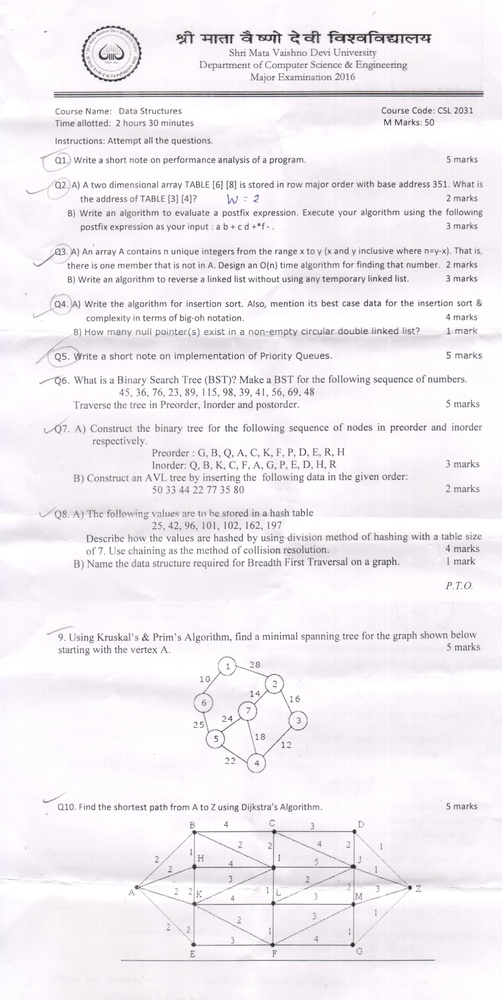
#> input picture Feature Extraction/Boundary Extraction/DS_M.jpg, 502 x 1000 px, shrunk from 2262 x 4508 before the run
$ python run.py
#> lines starting #> are read from the running program, lines starting #| are printed output that depends on the picture; after the words box and inside, x2 and y2 are one past the last pixel; in counts of white or black regions, pixels touching at a corner belong together
#> the answer given: DS_M.jpg
#> `_,image=cv2.threshold(image,0,255,type=cv2.THRESH_BINARY)`: image: shape (1000, 502); every value is 255
### Feature Extraction/Boundary Extraction/MooreBoundaryFollowing.py
from typing import Tuple
import numpy as np
import math
'''

Note: This algorithm only works for binary image. So be sure to convert the image into a binary format before applying the algorithm
Author: Aahan Singh
Department: CSE
Institution: Manipal University Jaipur
License: M.I.T
Extra: Why would I copyright something which hasn't even been developed by me :)


'''


class MooreBoundary:

    #initialize self.image as  a copy of the original image
    def __init__(self,imageRef)->bool:
        self.image=imageRef.copy()

    #move up
    def moveUp(self,row,col)->Tuple:
        return (row-1,col)
    #move down

    def moveDown(self,row,col)->Tuple:
        return (row+1,col)
    #move left
    def moveLeft(self,row,col)->Tuple:
        return (row,col-1)
    #move right
    def moveRight(self,row,col)->Tuple:
        return (row,col+1)

    #the main method to calculate the boundaries
    def findBoundary(self)->list:

        #applypadding from all the sides to the image
        row,cols=self.image.shape
#> row = 1000; cols = 502

        colPad=np.zeros((1,cols),dtype=np.uint8)
        rowPad=np.zeros((row+2,1),dtype=np.uint8)
#> rowPad = 1002 values from 0 to 0

        self.image=np.hstack((rowPad,np.hstack((np.vstack((colPad,np.vstack((self.image,colPad)))),rowPad))))
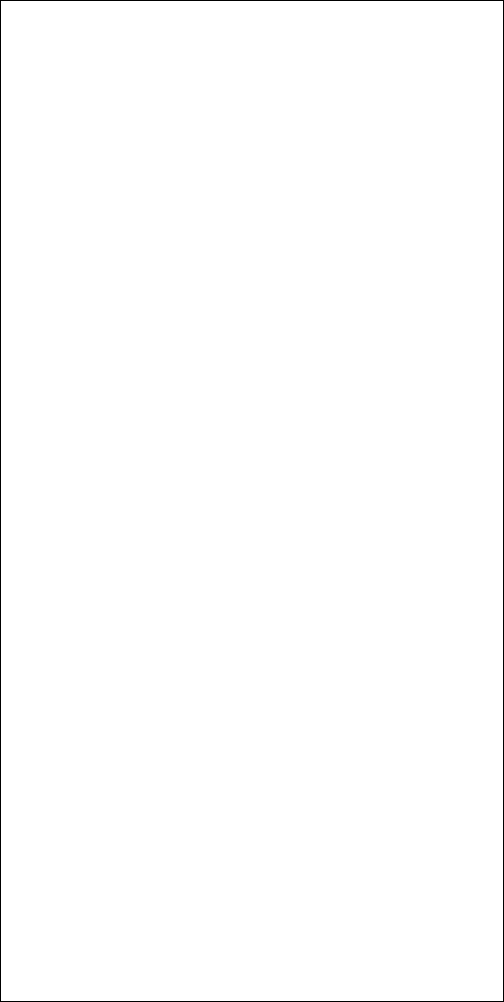
#> self.image: shape (1002, 504); 99.4% white; black in thin lines or dots
        hCoordinates=[]
        c=[]
        i,j=0,0
        for r in self.image:
            if len(hCoordinates)>0:
                break
            for col in r:
                if col==255:
                    hCoordinates.append((i,j))
                    c.append((i,j-1))
                    break
                if j==len(r)-1:
                    j=0
                    break

                else:
                    j+=1
            i+=1
#> this loop made 3 passes
#> i on passes 1 to 2: 1, 2
#> after the loop, c = [(1, 0)]; hCoordinates = [(1, 1)]; i = 2; j = 1

        #main algorithm start
        cR,cC=c[len(c)-1]
#> cR = 1; cC = 0
        hR,hC=hCoordinates[len(hCoordinates)-1]
#> hR = 1; hC = 1
        hnewR,hnewC=hR,hC
#> hnewR = 1; hnewC = 1
        times=0
        while( hnewC!=hC or hnewR !=hR or times==0):
            cArr=[(cR,cC)]
            #loop through all the neighboring pixels
            for i in range(0,8):
                if self.image[cR][cC]==np.uint8(255):
                    hnewC,hnewR=cC,cR
                    hCoordinates.append((hnewR,hnewC))
                    cArr.pop()
                    cR,cC=cArr.pop()
                    break
                sumC,sumR=cC-hnewC,cR-hnewR
                if sumC==-1 and sumR==0:
                    cR,cC=self.moveUp(cR,cC)
                elif sumC==1 and sumR==0:
                    cR,cC=self.moveDown(cR,cC)
                elif sumC==-1 and sumR==-1:
                    cR,cC=self.moveRight(cR,cC)
                elif sumC==0 and sumR==-1:
                    cR,cC=self.moveRight(cR,cC)
                elif sumC==1 and sumR==-1:
                    cR,cC=self.moveDown(cR,cC)
                elif sumC==1 and sumR==1:
                    cR,cC=self.moveLeft(cR,cC)
                elif sumC==0 and sumR==1:
                    cR,cC=self.moveLeft(cR,cC)
                elif sumC==-1 and sumR==1:
                    cR,cC=self.moveUp(cR,cC)
                cArr.append((cR,cC))
            times+=1
#> this loop made 3000 passes
#> after the loop, cC = 0; cR = 1; hCoordinates = 3001 pairs, first value 1 to 1000, second value 1 to 502; hnewC = 1; hnewR = 1; times = 3000
#> `borderCoords=mbfObj.findBoundary()`: borderCoords has the same summary as hCoordinates in findBoundary
        return hCoordinates


    #define construct image from co-ordinates
    def constructImage(self,shp,coordinates)->np.ndarray:
#> called with shp = (1000, 502)
        img=np.zeros(shape=shp,dtype=np.uint8)

        for ele in coordinates:
            x,y=ele[0],ele[1]
            img[x][y]=np.uint8(255)
#> this loop made 502 passes
#> ele on passes 1 to 3: (1, 1), (1, 2), (1, 3)
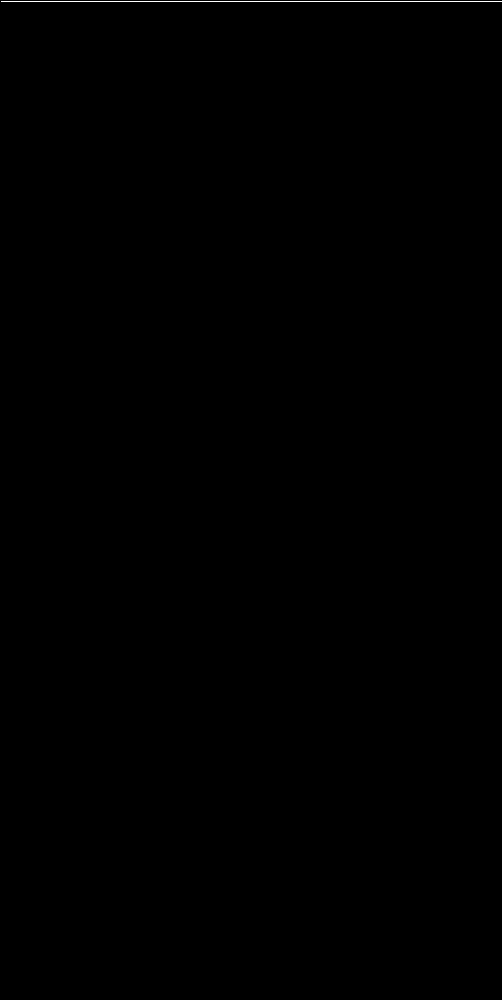
#> img: shape (1000, 502); 0.1% white in thin lines or dots, all inside (x1, y1, x2, y2) = (1, 1, 502, 2)
        return img


### Feature Extraction/Boundary Extraction/run.py
import MooreBoundaryFollowing as mbf
import numpy as np
import cv2
import os
import matplotlib.pyplot as plt
'''
Details: Test run for the Moore Border Following Algorithm for border feature extraction

'''
#runner function
if __name__=="__main__":
    fpath=input("Enter the path of the image : ")
    try:
        if len(fpath)<1:
            raise ValueError()
        file_path=os.path.join(fpath)
        image=cv2.cvtColor(cv2.imread(file_path),cv2.COLOR_BGR2GRAY)

        #binarizing the image
        _,image=cv2.threshold(image,0,255,type=cv2.THRESH_BINARY)

        #create a new MooreBoundry Objects
        mbfObj=mbf.MooreBoundary(image)

        #create a new image with border separated and return it
        borderCoords=mbfObj.findBoundary()

        #create a border image from the coordinates
        border_image=mbfObj.constructImage(image.shape,borderCoords)

        plt.imshow(border_image,cmap='gray')
        plt.show()


    except:
#> (the run stopped early here; a loop or call above may not have finished)
